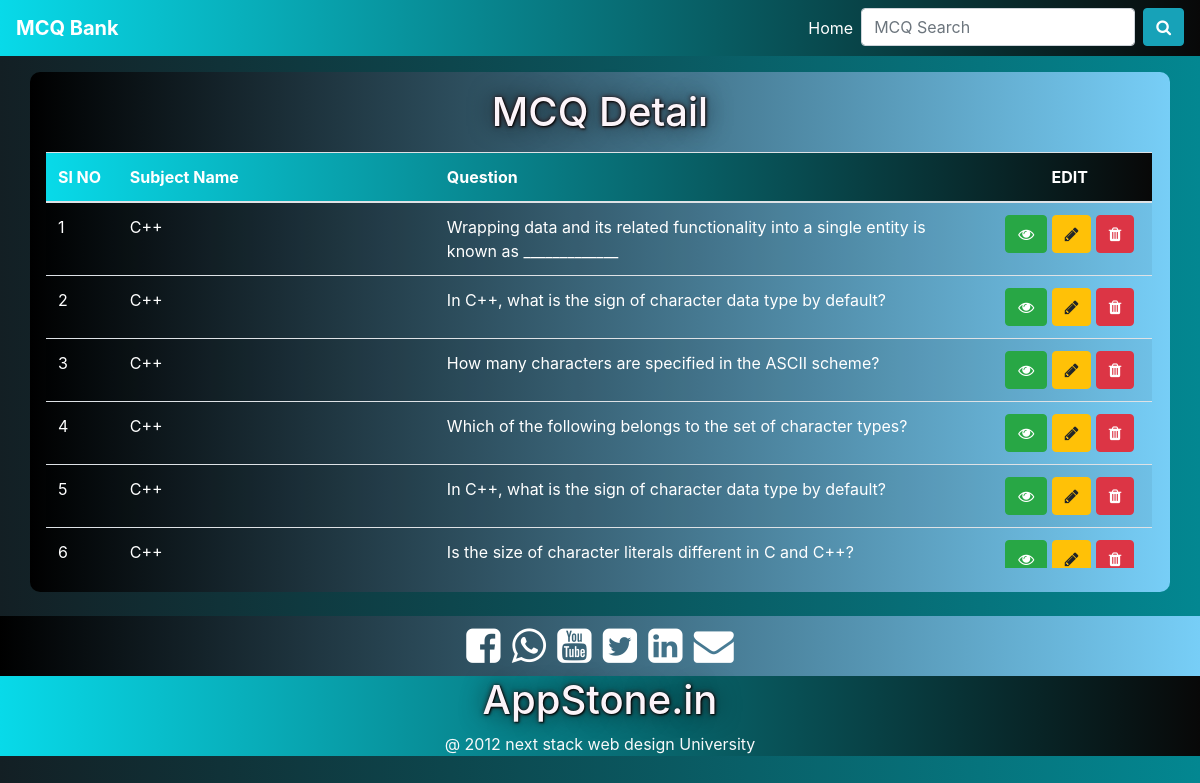
Page /Admin/MCQ_Data/MCQ_View.php (signed in) on the committed database.
### tables this page shows
CREATE TABLE `mcq_question` (
  `m_id` int(11) NOT NULL,
  `m_subject` varchar(255) NOT NULL,
  `m_question` varchar(255) NOT NULL,
  `op1` varchar(255) NOT NULL,
  `op2` varchar(255) NOT NULL,
  `op3` varchar(255) NOT NULL,
  `op4` varchar(255) NOT NULL,
  `correct_option` varchar(255) NOT NULL,
  `explantion` varchar(255) NOT NULL,
  `uploded_by` varchar(255) NOT NULL
);

### Admin/MCQ_Data/MCQ_View.php (the view, shortened to what this page needs)
<!DOCTYPE html>
<html lang="en">
<head>
    <link rel="stylesheet" href="../../style/bootstrap.min.css">
    <link rel="stylesheet" href="https://stackpath.bootstrapcdn.com/font-awesome/4.7.0/css/font-awesome.min.css">
    <link rel="stylesheet" href="../style.css">
</head>
<body>
    <header>
        <nav class="navbar navbar-expand-lg navbar-dark bg-dark">
            <a class="navbar-brand text-capitalize"><b>MCQ Bank</b></a>
            <div class="collapse navbar-collapse" id="navbarSupportedContent">
              <ul class="navbar-nav ml-auto">
                <li class="nav-item active">
                  <a class="nav-link" href="../Admin_start.php">Home</a>
                </li>
                <li class="nav-item">
                  <form class="form-inline my-2 my-lg-0" action="" method="POST">
                      <input class="form-control mr-sm-2" type="text" name="MCQ_data" placeholder="MCQ Search" aria-label="Search">
                      <button class="btn btn-info my-2 my-sm-0" type="submit" name="MCQ_search"><i class="fa fa-search" aria-hidden="true"></i></button>
                  </form>
                </li>
              </ul>
            </div>
       </nav>
    </header>
    <section>
        <div class="container my-3" id="s_register">
            <div class="row">
                <div class="col-lg-12 col-md-12 col-12">
                  <div class="my-3 w-100 text-center">
                      <h1>MCQ Detail</h1>
                  </div>
                </div>
                <div class="col-lg-12 col-md-12 col-12 p-0 mx-3 mb-4">
                  <div id="scroll_question">
                   <table class="table table-striped">
                      <thead class="bg-info text-white">
                          <tr>
                              <th scope="col">Sl NO</th>
                              <th scope="col">Subject Name</th>
                              <th scope="col">Question</th>
                              <th scope="col" class="text-center">EDIT</th>
                          </tr>
                      </thead>
                      <tbody>
                        <?php
                            if(isset($_SESSION['user_pass'])){
                                $conn = new mysqli("localhost", "root", "", "question_bank_db");
                                if(isset($_POST['MCQ_search'])){
                                  $search = ucwords($_POST['MCQ_data']);
                                  $sql = "SELECT * FROM mcq_question WHERE m_subject = '$search' OR m_question = '$search' OR explantion = '$search' OR m_id='$search'";
                                  $result = $conn->query($sql);
                                  if($result->num_rows > 0){
                                      while($row = $result->fetch_assoc()){
                                          echo "<tr>
                                                  <td>".$row['m_id']."</td>
                                                  <td>".$row['m_subject']."</td>
                                                  <td class='w-50'>".$row['m_question']."</td>
                                                  <td class='text-center'>
                                                      <a type='button' class='btn btn-success' href='./MCQ_edit/View.php?subject_id=$row[m_id]' ><i class='fa fa-eye fa-1x' aria-hidden='true'></i></a>
                                                      <a type='button' class='btn btn-warning' href='./MCQ_edit/Update.php?subject_id=$row[m_id]'><i class='fa fa-pencil fa-1x' aria-hidden='true'></i></a>
                                                      <a type='button' onclick='return check()' class='btn btn-danger'  href='./MCQ_edit/Delete.php?subject_id=$row[m_id]'><i class='fa fa-trash fa-1x' aria-hidden='true'></i></a>
                                                  </td>
                                                </tr>";
                                      }
                                  }
                                  else{
                                      echo "<tr>
                                                <td>0</td>
                                                <td>NO DATA</td>
                                                <td class='w-50'>NO DATA</td>
                                                <td class='text-center'>
                                                    <a type='button' class='btn btn-success' ><i class='fa fa-eye fa-1x' aria-hidden='true'></i></a>
                                                    <a type='button' class='btn btn-warning' ><i class='fa fa-pencil fa-1x' aria-hidden='true'></i></a>
                                                    <a type='button' class='btn btn-danger' ><i class='fa fa-trash fa-1x' aria-hidden='true'></i></a>
                                                </td>
                                            </tr>";
                                  }
                                }
                                else{
                                  $sql = "SELECT * FROM mcq_question WHERE 1";
                                  $result = $conn->query($sql);
                                  if($result->num_rows > 0){
                                      while($row = $result->fetch_assoc()){
                                          echo "<tr>
                                                  <td>".$row['m_id']."</td>
                                                  <td>".$row['m_subject']."</td>
                                                  <td class='w-50'>".$row['m_question']."</td>
                                                  <td class='text-center'>
                                                      <a type='button' class='btn btn-success' href='./MCQ_edit/View.php?subject_id=$row[m_id]' ><i class='fa fa-eye fa-1x' aria-hidden='true'></i></a>
                                                      <a type='button' class='btn btn-warning' href='./MCQ_edit/Update.php?subject_id=$row[m_id]'><i class='fa fa-pencil fa-1x' aria-hidden='true'></i></a>
                                                      <a type='button' onclick='return check()' class='btn btn-danger'  href='./MCQ_edit/Delete.php?subject_id=$row[m_id]'><i class='fa fa-trash fa-1x' aria-hidden='true'></i></a>
                                                  </td>
                                                </tr>";
                                      }
                                  }
                                }
                            }
                            else{
                                header("location:../Admin_login.html");
                            }
                        ?>
                      </tbody>
                  </table>
                  </div>
              </div>
            </div>
        </div>
    </section>
    <section >
        <div class="container-fluid bg-secondary mt-4" style="font-size:40px;" id="footer1">
            <div class="row justify-content-lg-center" >
            <div class="col-lg-8 col-md-10 col-12 text-center">
                <i class="fa fa-facebook-square" aria-hidden="true"></i>
                <i class="fa fa-whatsapp" aria-hidden="true"></i>
                <i class="fa fa-youtube-square" aria-hidden="true"></i>
                <i class="fa fa-twitter-square" aria-hidden="true"></i>
                <i class="fa fa-linkedin-square" aria-hidden="true"></i>
                <i class="fa fa-envelope" aria-hidden="true"></i>
            </div>
            </div>
        </div>
    </section>
    <section>
        <div class="container-fluid bg-dark" id="footer2">
            <div class="row justify-content-lg-center">
            <div class="col-lg-6 col-md-6 col-12 text-center">
                <h1 class="text-center">AppStone.in</h1>
                <a class="text-light">@ 2012 next stack web design University</a>
            </div>
            </div>
        </div>
    </section>
</body>
</html>

### Admin/style.css (style rules this page uses)
body { background: linear-gradient(to right, #131f24 0%, #038791 100%); color: white; }
#s_register { background: linear-gradient(to right, #000000 0%,#77cef7 100%); color: #ffffff; border-radius: 10px; }
nav { background: linear-gradient(to right, #08dae9 0%,#080808 100%); }
h1 { color: #fcf4f9; text-shadow: 1px 1px 2px #000000, 0px 0px 25px #0c0c0cc4, 0px 0px 5px#330909; }
#scroll_question { overflow-y: scroll; height: 10cm; width: 97%; color: #ffffff; }
table td,th { color: #ffffff; }
thead { background: linear-gradient(to right, #08dae9 0%,#080808 100%); }
#footer1 { background: linear-gradient(to right, #000000 0%,#77cef7 100%); }
#footer2 { background: linear-gradient(to right, #08dae9 0%,#080808 100%); }

### Admin/MCQ_Data/MCQ_View.php (style rules this page uses)
#scroll_question { overflow-y: scroll; height: 11cm; width: 97%; }

### rows in the picture
mcq_question: m_id "1", m_subject "C++", m_question "Wrapping data and its related functionality into a single entity is known as _____________"
mcq_question: m_id "2", m_subject "C++", m_question "In C++, what is the sign of character data type by default?"
mcq_question: m_id "3", m_subject "C++", m_question "How many characters are specified in the ASCII scheme?"
mcq_question: m_id "4", m_subject "C++", m_question "Which of the following belongs to the set of character types?"
mcq_question: m_id "5", m_subject "C++", m_question "In C++, what is the sign of character data type by default?"
mcq_question: m_id "6", m_subject "C++", m_question "Is the size of character literals different in C and C++?"
